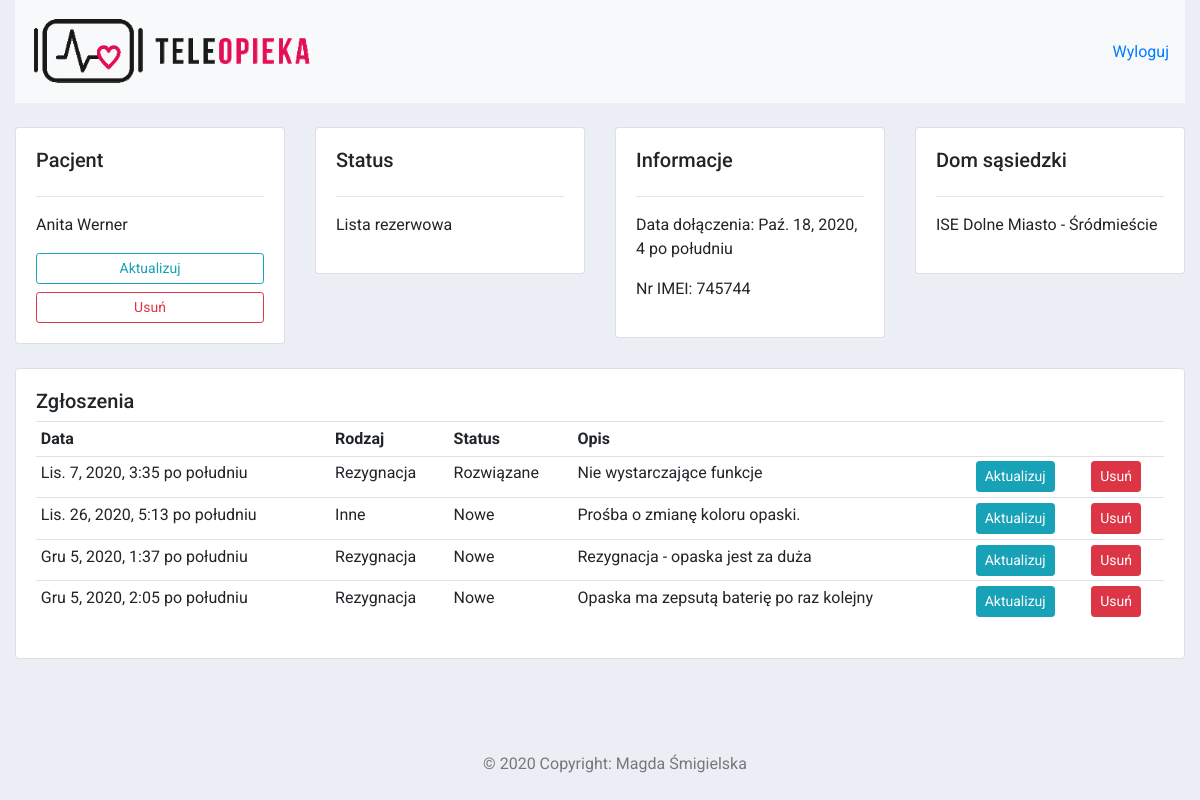
/pacjent_podglad/4/ (signed in), run on the app's committed database.
### pacjenci/models.py (models this page shows, shortened)
class Pacjent(models.Model):
    class Meta:
        verbose_name_plural = "Pacjenci"
    STATUS = (
        ('Lista rezerwowa', 'Lista rezerwowa'),
        ('Aktywny', 'Aktywny'),
        ('Zmarły', 'Zmarły'),
        ('Rezygnacja', 'Rezygnacja')
    )
    status = models.CharField(max_length=200, null=True, choices=STATUS)
    nr_IMEI = models.CharField(max_length=200, null=True)
    imie_i_nazwisko = models.CharField(max_length=200, null=True)
    dom = models.ForeignKey(Dom, null=True, on_delete=models.SET_NULL)
    data_dodania = models.DateTimeField(auto_now_add=True, null=True)

class Dom(models.Model):
    class Meta:
        verbose_name_plural = "Domy sąsiedzkie"
    nazwa = models.CharField(max_length=200, null=True)
    dzielnica = models.CharField(max_length=200, null=True)
    def __str__(self):
        return " - ".join([self.nazwa, self.dzielnica])

class Zgloszenie(models.Model):
    class Meta:
        verbose_name = "Zgłoszenie"
        verbose_name_plural = "Zgłoszenia"
    STATUS = (
        ('Nowe', 'Nowe'),
        ('W trakcie', 'W trakcie'),
        ('Rozwiązane', 'Rozwiązane')
    )
    RODZAJ = (
        ('Awaria', 'Awaria'),
        ('Rezygnacja', 'Rezygnacja'),
        ('Inne', 'Inne')
    )
    status = models.CharField(max_length=200, null=True, choices=STATUS)
    rodzaj = models.CharField(max_length=200, null=True, choices=RODZAJ)
    pacjent = models.ForeignKey(Pacjent, null=True, on_delete=models.SET_NULL)
    opis = models.CharField(max_length=500, null=True)
    data_dodania = models.DateTimeField(auto_now_add=True, null=True)

### pacjenci/views.py (the view)
# urls.py: path('pacjent_podglad/<str:pk_test>/', views.pacjent_podglad, name="pacjent_podglad"),
@login_required(login_url='login')
def pacjent_podglad(request, pk_test):
    pacjent = Pacjent.objects.get(id=pk_test)
    p_dom = pacjent.dom
    asystenci = Asystent.objects.filter(dom=p_dom)
    zgloszenia = Zgloszenie.objects.filter(pacjent=pacjent)
    context = {'pacjent':pacjent,
               'asystenci':asystenci,
               'zgloszenia':zgloszenia
               }
    return render(request, 'pacjenci/pacjent_podglad.html', context)

### pacjenci/templates/pacjenci/pacjent_podglad.html
{%  extends 'pacjenci/main.html' %}
{% block content %}
	<br>
<div class="row">
	<div class="col-md">
		<div class="card card-body">
			<h5>Pacjent</h5>
			<hr>
			<p>{{pacjent.imie_i_nazwisko}}</p>
            <a class="btn btn-outline-info  btn-sm btn-block" href="{% url 'aktualizuj_pacjenta' pacjent.id%}">Aktualizuj</a>
            <a class="btn btn-outline-danger  btn-sm btn-block" href="{% url 'usun_pacjenta' pacjent.id%}">Usuń</a>
		</div>
	</div>
	<div class="col-md">
		<div class="card card-body">
			<h5>Status</h5>
			<hr>
			<p>{{pacjent.status}}</p>
		</div>
	</div>
	<div class="col-md">
		<div class="card card-body">
			<h5>Informacje</h5>
			<hr>
			<p>Data dołączenia: {{pacjent.data_dodania}}</p>
			<p>Nr IMEI: {{pacjent.nr_IMEI}}</p>
		</div>
	</div>
	<div class="col-md">
		<div class="card card-body">
			<h5>Dom sąsiedzki</h5>
			<hr>
			<p>{{pacjent.dom}}</p>
		</div>
	</div>
</div>
<br>
<div class="row">
	<div class="col-md">
		<div class="card card-body">
			<h5>Zgłoszenia</h5>
			<table class="table table-sm">
                <tr>
                    <th>Data</th>
                    <th>Rodzaj</th>
					<th>Status</th>
					<th>Opis</th>
                    <th></th>
                    <th></th>
                </tr>
				{% for i in zgloszenia %}
						<tr>
							<td>{{i.data_dodania}}</td>
							<td>{{i.rodzaj}}</td>
                            <td>{{i.status}}</td>
							<td>{{i.opis}}</td>
							<td><a class="btn btn-sm btn-info" href="{% url 'aktualizuj_zgloszenie' i.id%}">
                                Aktualizuj</a></td>
                            <td><a class="btn btn-sm btn-danger" href="{% url 'usun_zgloszenie' i.id%}">
                                Usuń</a></td>
						</tr>
				{% endfor %}
			</table>
		</div>
	</div>
</div>
{% endblock %}

### static/css/main.css (style rules this page uses)
body { background-color: #EBEFF5; font-family: "Roboto"; height: 100%; overflow-x: hidden; }
html { height: 100%; }

### data on the page
Pacjent: imie_i_nazwisko "Anita Werner", status "Lista rezerwowa", data_dodania "Paź. 18, 2020, 4 po południu", nr_IMEI "745744", dom "ISE Dolne Miasto - Śródmieście"
Zgloszenie: data_dodania "Lis. 7, 2020, 3:35 po południu", rodzaj "Rezygnacja", status "Rozwiązane", opis "Nie wystarczające funkcje"
Zgloszenie: data_dodania "Lis. 26, 2020, 5:13 po południu", rodzaj "Inne", status "Nowe", opis "Prośba o zmianę koloru opaski."
Zgloszenie: data_dodania "Gru 5, 2020, 1:37 po południu", rodzaj "Rezygnacja", status "Nowe", opis "Rezygnacja - opaska jest za duża"
Zgloszenie: data_dodania "Gru 5, 2020, 2:05 po południu", rodzaj "Rezygnacja", status "Nowe", opis "Opaska ma zepsutą baterię po raz kolejny"
